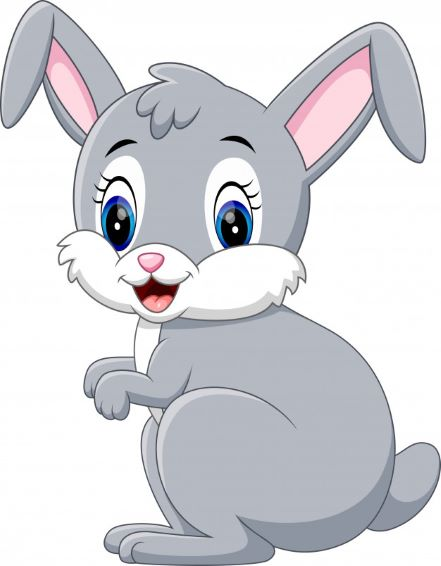
#> input picture imagensAtv3/S1.jpg, 441 x 566 px, found by its file name
$ python Atividade3.py
#> lines starting #> are read from the running program, lines starting #| are printed output that depends on the picture
# -*- coding: utf-8 -*-

import cv2
import math

def compareHist(S1):

    #Lendo as imagens da pasta
    S2 = cv2.imread('imagensAtv3\S2.jpg', 0)
    D1 = cv2.imread('imagensAtv3\D1.jpg', 0)
    D2 = cv2.imread('imagensAtv3\D2.jpg', 0)
    D3 = cv2.imread('imagensAtv3\D3.jpg', 0)

    #Calculando os histogramas
    histS1 = cv2.calcHist([S1], [0], None, [256], [0, 256])
    histS2 = cv2.calcHist([S2], [0], None, [256], [0, 256])
    histD1 = cv2.calcHist([D1], [0], None, [256], [0, 256])
    histD2 = cv2.calcHist([D2], [0], None, [256], [0, 256])
    histD3 = cv2.calcHist([D3], [0], None, [256], [0, 256])

    #Comparando os histogramas
    #S1 com S2
    corr_S2 = cv2.compareHist(histS1, histS2, cv2.HISTCMP_CORREL)
    chi_sq_S2 = cv2.compareHist(histS1, histS2, cv2.HISTCMP_CHISQR)
    bhatta_S2 = cv2.compareHist(histS1, histS2, cv2.HISTCMP_BHATTACHARYYA)
    #S1 com D1
    corr_D1 = cv2.compareHist(histS1, histD1, cv2.HISTCMP_CORREL)
    chi_sq_D1 = cv2.compareHist(histS1, histD1, cv2.HISTCMP_CHISQR)
    bhatta_D1 = cv2.compareHist(histS1, histD1, cv2.HISTCMP_BHATTACHARYYA)
    #S1 com D2
    corr_D2 = cv2.compareHist(histS1, histD2, cv2.HISTCMP_CORREL)
    chi_sq_D2 = cv2.compareHist(histS1, histD2, cv2.HISTCMP_CHISQR)
    bhatta_D2 = cv2.compareHist(histS1, histD2, cv2.HISTCMP_BHATTACHARYYA)
    #S1 com D3
    corr_D3 = cv2.compareHist(histS1, histD3, cv2.HISTCMP_CORREL)
    chi_sq_D3 = cv2.compareHist(histS1, histD3, cv2.HISTCMP_CHISQR)
    bhatta_D3 = cv2.compareHist(histS1, histD3, cv2.HISTCMP_BHATTACHARYYA)

    #Somando as distâncias ao quadrado e apicando a raiz quadrada
    S1_S2 = math.sqrt((corr_S2*corr_S2)+(chi_sq_S2*chi_sq_S2)+(bhatta_S2*bhatta_S2))
    S1_D1 = math.sqrt((corr_D1*corr_D1)+(chi_sq_D1*chi_sq_D1)+(bhatta_D1*bhatta_D1))
    S1_D2 = math.sqrt((corr_D2*corr_D2)+(chi_sq_D2*chi_sq_D2)+(bhatta_D2*bhatta_D2))
    S1_D3 = math.sqrt((corr_D3*corr_D3)+(chi_sq_D3*chi_sq_D3)+(bhatta_D3*bhatta_D3))

    #Comparando as distancias e retornando a menor
    if(S1_S2 < S1_D1 and S1_S2 < S1_D2 and S1_S2 < S1_D3):
        return S2
    elif(S1_D1 < S1_S2 and S1_D1 < S1_D2 and S1_D1 < S1_D3):
        return D1
    elif(S1_D2 < S1_S2 and S1_D2 < S1_D1 and S1_D2 < S1_D3):
        return D2
    else:
        return D3

#Lendo a imagem
S1 = cv2.imread('imagensAtv3\S1.jpg', 0)
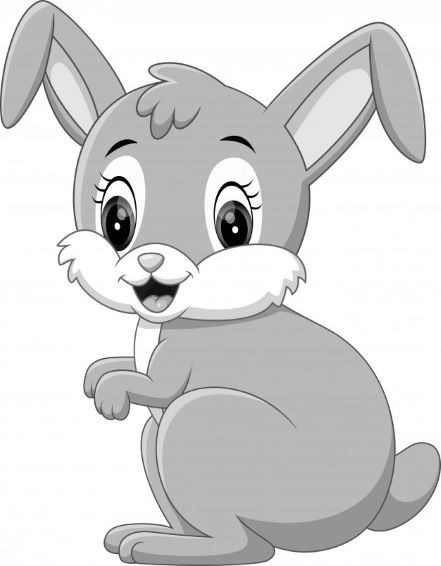
#> S1: shape (566, 441); min 0, max 255, mean 214.6

#Chamando a função para comparar e retornar a imagem mais parecida
imagem = compareHist(S1)
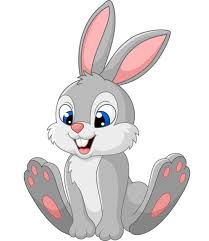
#> input picture imagensAtv3/S2.jpg, 209 x 241 px, found by its file name
#> in compareHist, `S2 = cv2.imread('imagensAtv3\S2.jpg', 0)`:
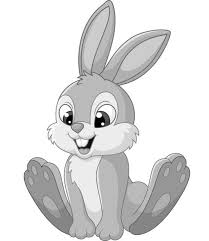
#> S2: shape (241, 209); min 0, max 255, mean 224.3
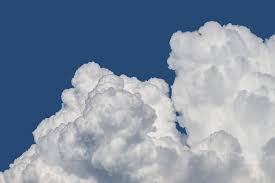
#> input picture imagensAtv3/D3.jpg, 275 x 183 px, found by its file name
#> in compareHist, `D3 = cv2.imread('imagensAtv3\D3.jpg', 0)`:
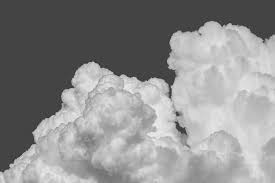
#> D3: shape (183, 275); min 39, max 239, mean 140.9
#> in compareHist, `histS1 = cv2.calcHist([S1], [0], None, [256], [0, 256])`: histS1 = 256 values, max 76821 at index 255, min 8 at index 62, mean 975
#> in compareHist, `histS2 = cv2.calcHist([S2], [0], None, [256], [0, 256])`: histS2 = 256 values, max 27743 at index 255, min 0 at index 22, mean 196.8
#> in compareHist, `histD1 = cv2.calcHist([D1], [0], None, [256], [0, 256])`: histD1 = 256 values from 0 to 0
#> in compareHist, `histD3 = cv2.calcHist([D3], [0], None, [256], [0, 256])`: histD3 = 256 values, max 17860 at index 68, min 0 at index 0, mean 196.6
#> in compareHist, `corr_S2 = cv2.compareHist(histS1, histS2, cv2.HISTCMP_CORREL)`: corr_S2 = 0.801
#> in compareHist, `chi_sq_S2 = cv2.compareHist(histS1, histS2, cv2.HISTCMP_CHISQR)`: chi_sq_S2 = 183580.7
#> in compareHist, `bhatta_S2 = cv2.compareHist(histS1, histS2, cv2.HISTCMP_BHATTACHARYYA)`: bhatta_S2 = 0.442
#> in compareHist, `corr_D1 = cv2.compareHist(histS1, histD1, cv2.HISTCMP_CORREL)`: corr_D1 = 1
#> in compareHist, `chi_sq_D1 = cv2.compareHist(histS1, histD1, cv2.HISTCMP_CHISQR)`: chi_sq_D1 = 249606
#> in compareHist, `bhatta_D1 = cv2.compareHist(histS1, histD1, cv2.HISTCMP_BHATTACHARYYA)`: bhatta_D1 = 1
#> in compareHist, `chi_sq_D2 = cv2.compareHist(histS1, histD2, cv2.HISTCMP_CHISQR)`: chi_sq_D2 = 249606
#> in compareHist, `bhatta_D2 = cv2.compareHist(histS1, histD2, cv2.HISTCMP_BHATTACHARYYA)`: bhatta_D2 = 1
#> in compareHist, `corr_D3 = cv2.compareHist(histS1, histD3, cv2.HISTCMP_CORREL)`: corr_D3 = -0.000694
#> in compareHist, `chi_sq_D3 = cv2.compareHist(histS1, histD3, cv2.HISTCMP_CHISQR)`: chi_sq_D3 = 13488249.2
#> in compareHist, `bhatta_D3 = cv2.compareHist(histS1, histD3, cv2.HISTCMP_BHATTACHARYYA)`: bhatta_D3 = 0.78
#> in compareHist, `S1_S2 = math.sqrt((corr_S2*corr_S2)+(chi_sq_S2*chi_sq_S2)+(bhatta_S2*b..`: S1_S2 = 183580.7
#> in compareHist, `S1_D1 = math.sqrt((corr_D1*corr_D1)+(chi_sq_D1*chi_sq_D1)+(bhatta_D1*b..`: S1_D1 = 249606
#> in compareHist, `S1_D3 = math.sqrt((corr_D3*corr_D3)+(chi_sq_D3*chi_sq_D3)+(bhatta_D3*b..`: S1_D3 = 13488249.2

#Mostrando as imagens na tela
cv2.imshow('Imagem S1', S1)
cv2.imshow('Imagem mais parecida', imagem)
cv2.waitKey(0)
cv2.destroyAllWindows()
